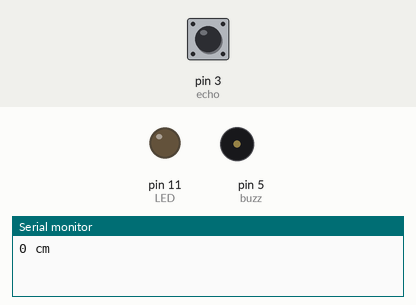
The sketch below on a simulated Arduino Uno, built with avr-gcc and run on an emulated ATmega328P. Parts: output pins drawn as LEDs (lit = HIGH), buzzer (waves = sounding), the last lines printed to the serial monitor. Inputs (shaded band) come from the test bench; at power-on: pin 3 (echo) LOW. Pins used as bus, display or sensor lines are not drawn.

Above: at 1.2 s.
1.3 s: pin 3 (echo) pulsed HIGH 2 times (0.12 s each, 0.3 s apart)
At 3.4 s:
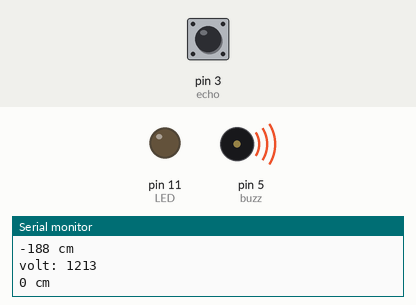
Timing chart, 0 to 4.9 s (numbered marks = the images above; inputs shaded):
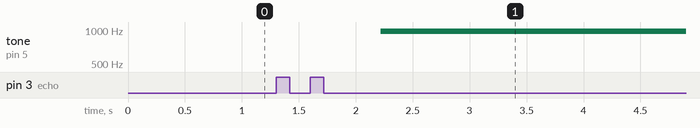

Measured:
- after the input at 1.3 s, tone on pin 5 (buzz): silent → 977 Hz after 0.92 s

The sketch:

ultrasonic_control_led.ino
```cpp
int echo = 3;
int trig = 2;
int buzz = 5;
int LED = 11;
int distance, Time;
void setup() {
  pinMode(echo,INPUT);
  pinMode(trig, OUTPUT);
  pinMode(LED,OUTPUT);
  pinMode(buzz,OUTPUT);
  Serial.begin(9600);
}

void loop() {
  digitalWrite(trig,LOW);
  delayMicroseconds(10);
  digitalWrite(trig,HIGH);
  delayMicroseconds(10);

  Time = pulseIn(echo,HIGH);
  distance = 0.034*Time/2;
  Serial.print(distance);
  Serial.println(" cm");
  delay(500);

  if(distance<50) {
    int volt = 255-5.1*distance;
    Serial.print("volt: ");
    Serial.println(volt);
    analogWrite(buzz,volt);
    delay(10);
  }
  else {
      //analogWrite(LED,0);
      analogWrite(buzz,0);
      }
}
```
